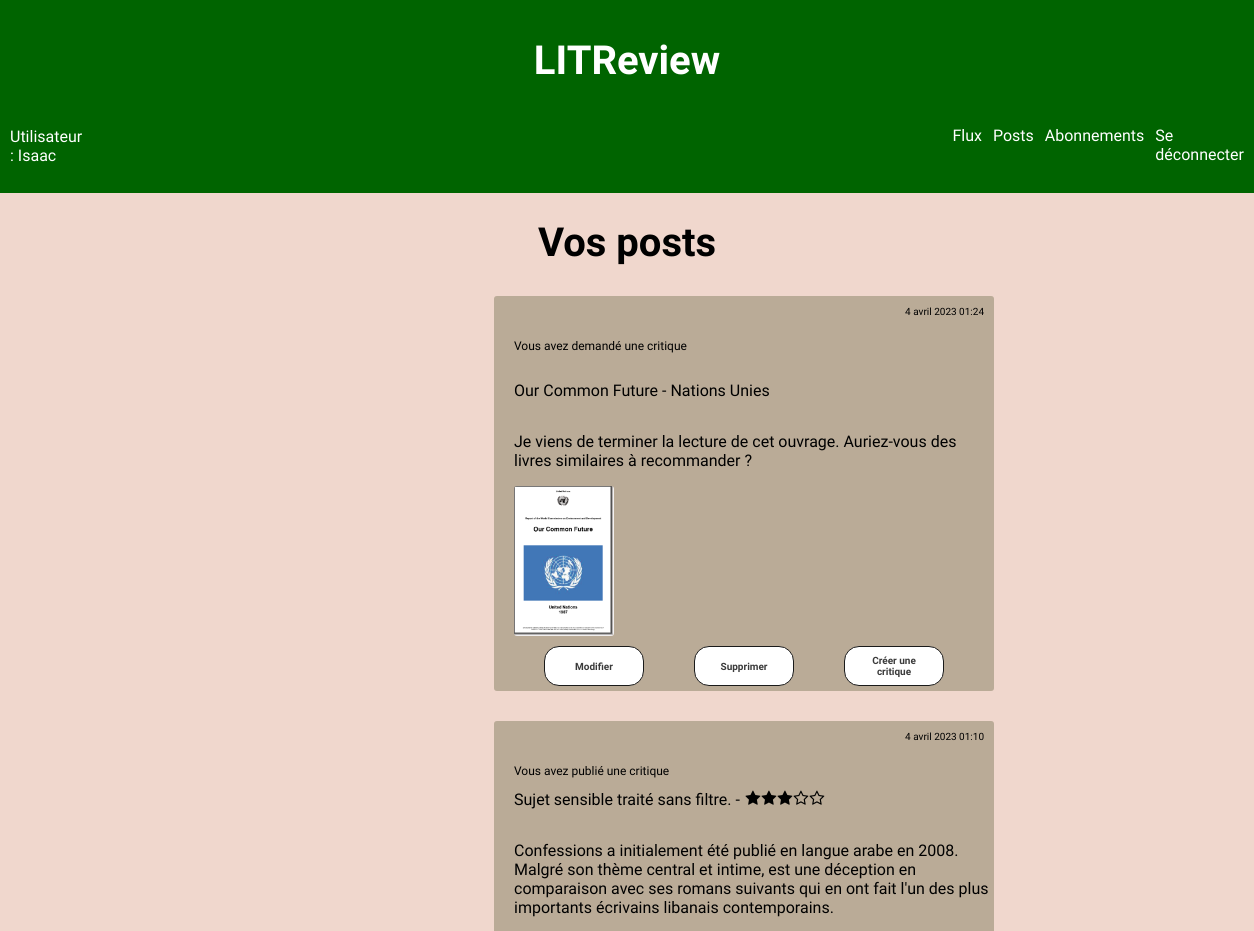
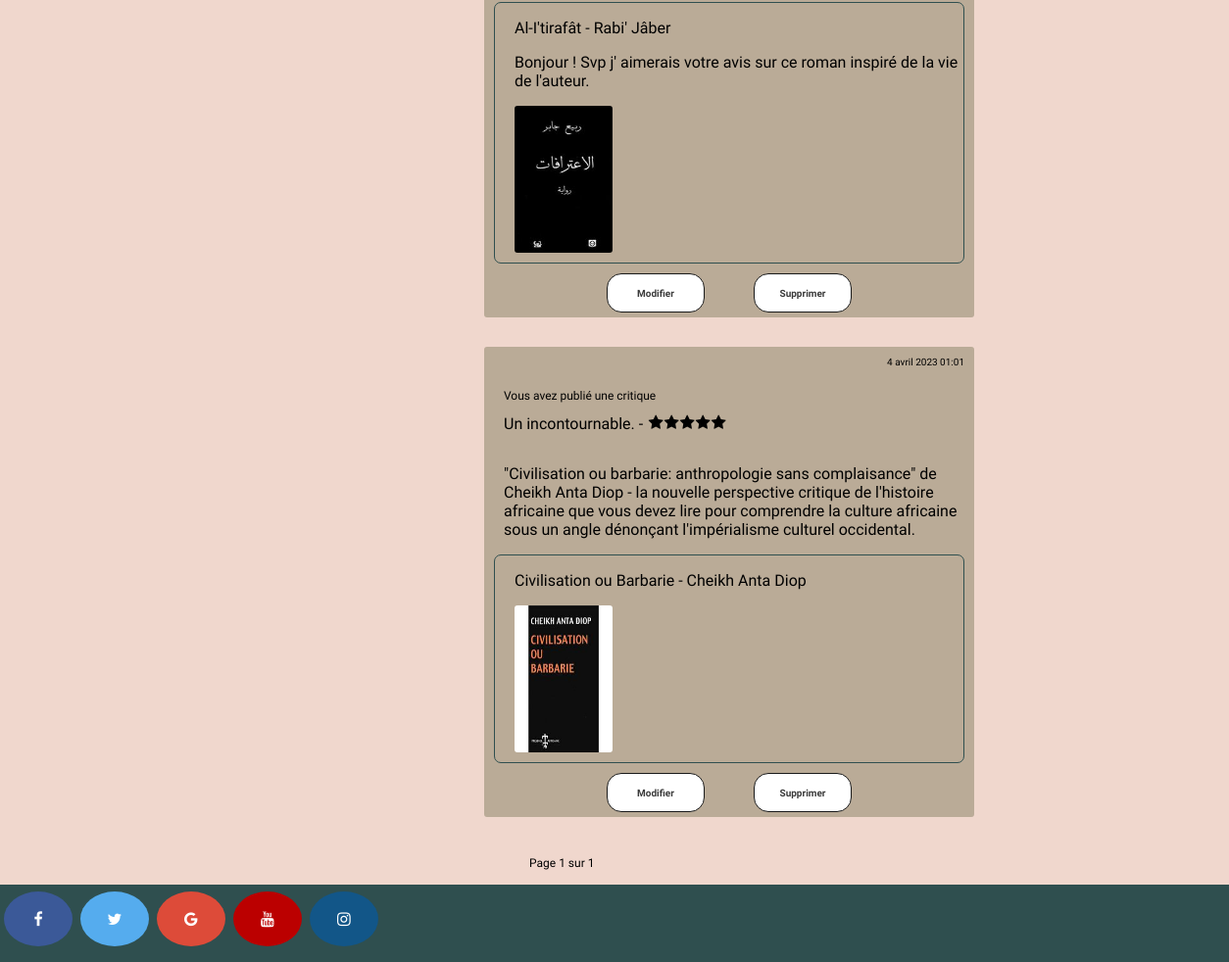
Screenshot of /posts/ (signed in) with the database file from the repository (2 pictures, top to bottom).
### reviews/models.py (models this page shows, shortened)
class Ticket(models.Model):
    title = models.fields.CharField(max_length=128)
    description = models.fields.TextField(max_length=2048, blank=True)
    user = models.ForeignKey(to=User, on_delete=models.CASCADE)
    image = models.ImageField(null=True, blank=True, verbose_name="image")
    time_created = models.DateTimeField(auto_now_add=True)
    IMAGE_MAX_SIZE = (250, 250)

class Review(models.Model):
    ticket = models.ForeignKey(to=Ticket, on_delete=models.CASCADE, related_name='rev')
    rating = models.PositiveSmallIntegerField(
        validators=[MinValueValidator(0), MaxValueValidator(5)], null=True)
    headline = models.CharField(max_length=128)
    body = models.CharField(max_length=8192, blank=True)
    user = models.ForeignKey(to=settings.AUTH_USER_MODEL, on_delete=models.CASCADE)
    time_created = models.DateTimeField(auto_now_add=True)

### reviews/views.py (the view)
# urls.py: path('posts/', reviews.views.posts, name='my_posts'),
@login_required
def posts(request):
    reviews = Review.objects.filter(user=request.user)
    reviews = reviews.annotate(content_type=Value('REVIEW', CharField()))
    ids_same_user = [review.ticket.id for review in reviews if review.user == review.ticket.user]
    tickets = Ticket.objects.filter(user=request.user).exclude(id__in=ids_same_user)
    tickets = tickets.annotate(content_type=Value('TICKET', CharField()))
    posts = sorted(chain(reviews, tickets), key=lambda posts: posts.time_created, reverse=True)
    paginator = Paginator(posts, 5)
    page_number = request.GET.get('page')
    page_obj = paginator.get_page(page_number)
    return render(request, 'reviews/posts.html', context={'page_obj': page_obj})

### reviews/templatetags/review_extras.py (called while the page is built)
@register.simple_tag(takes_context=True)  # custom template tags to display the author of the ticket/review
def get_poster_display(context, user):    # to improve the user experience
    if user == context['user']:
        return 'Vous avez'
    return f'{user.username} a'

### reviews/templates/reviews/posts.html (shortened to what this page needs)
{% extends 'base.html' %}
{% load review_extras %}
{% block content %}
<h1> Vos posts </h1>
{% for instance in page_obj %}
    {% if instance.content_type == 'TICKET' %}
        {% include 'reviews/partials/ticket_snippet.html' %}
    {% elif instance.content_type == 'REVIEW' %}
        {% include 'reviews/partials/review_snippet.html' %}
    {% endif %}
{% endfor %}
<div class="paginator">
    <span class="pagenumber">Page {{ page_obj.number }} sur {{ page_obj.paginator.num_pages }}</span>
</div>
{% endblock %}

### templates/base.html (shortened to what this page needs)
{% load static %}
<html>
    <head>
        <link rel="stylesheet" href="{% static 'authentication/styles.css' %}" />
        <link rel="stylesheet" href="https://cdnjs.cloudflare.com/ajax/libs/font-awesome/4.7.0/css/font-awesome.min.css">
    </head>
    <body>
        <header>
            <h1 class="title"> LITReview  </h1>
            <div class="headernavuser">
                <p class="user"> Utilisateur : {{user.username}}</p>
                <nav class="box">
                    <a class="menu" href="{% url 'feed' %}">Flux</a>
                    <a class="menu" href="{% url 'my_posts' %}">Posts</a>
                    <a class="menu" href="{% url 'subscriptions' %}">Abonnements</a>
                    {% if user.is_authenticated %}
                        <a class="menu" href="{% url 'home' %}">Se déconnecter</a>
                    {% endif %}
                </nav>
            </div>
        </header>
        <main>
             {% block content %}{% endblock %}
        </main>
        <footer>
            <a href="#" class="fa fa-facebook socialnet"></a>
            <a href="#" class="fa fa-twitter socialnet"></a>
            <a href="#" class="fa fa-google socialnet"></a>
            <a href="#" class="fa fa-youtube socialnet"></a>
            <a href="#" class="fa fa-instagram socialnet"></a>
        </footer>
    </body>
</html>

### reviews/templates/reviews/partials/ticket_snippet.html
{% load review_extras %}
<div class="feed ticketfeed">
    <p class="datetime">{{ instance.time_created }}</p>
    <p class="posted"> {% get_poster_display instance.user %} demandé une critique </p>
    <p>{{ instance.title }}</p>
    <p>{{ instance.description }}</p>
    {% if instance.image %}
        <img src="{{ instance.image.url }}">
    {% endif %}
    <div class="threebtns">
        {% if request.user.id == instance.user.id %}
            <a href="{% url 'ticket_update' instance.id %}"><button>Modifier</button></a>
            <a href="{% url 'ticket_delete' instance.id %}"><button>Supprimer</button></a>
        {% endif %}
        <a href="{% url 'review_from_ticket' instance.id %}"><button>Créer une critique</button></a>
    </div>
</div>

### reviews/templates/reviews/partials/review_snippet.html
{% load review_extras %}
<div class="feed reviewfeed">
    <p class="datetime">{{ instance.time_created }}</p>
    <p class="posted"> {% get_poster_display instance.user %} publié une critique </p>
    <div class="sameline">
        <p class="beforerating"> {{ instance.headline }} - </p>
        {% include 'reviews/partials/rating_snippet.html' %}
    </div>
    <p> {{ instance.body }} </p>
    <div class="ticketinsidereview">
        <p>{{ instance.ticket.title }}</p>
        <p>{{ instance.ticket.description }}</p>
            {% if instance.ticket.image %}
                <img src="{{ instance.ticket.image.url }}">
            {% endif %}
    </div>
    <div class="threebtns">
        {% if request.user.id == instance.user.id %}
        <a href="{% url 'review_update' instance.id %}"><button>Modifier</button></a>
        <a href="{% url 'review_delete' instance.id %}"><button>Supprimer</button></a>
        {% endif %}
    </div>
</div>

### reviews/templates/reviews/partials/rating_snippet.html
<div class="rating-star">
    <i class="fa fa-star{% if instance.rating < 1 or instance.rating == 0%}-o{% endif %}" aria-hidden="true"></i>
    <i class="fa fa-star{% if instance.rating < 2 or instance.rating == 0%}-o{% endif %}" aria-hidden="true"></i>
    <i class="fa fa-star{% if instance.rating < 3 or instance.rating == 0%}-o{% endif %}" aria-hidden="true"></i>
    <i class="fa fa-star{% if instance.rating < 4 or instance.rating == 0%}-o{% endif %}" aria-hidden="true"></i>
    <i class="fa fa-star{% if instance.rating < 5 or instance.rating == 0%}-o{% endif %}" aria-hidden="true"></i>
</div>

### authentication/static/authentication/styles.css (style rules this page uses)
header { border-bottom: 2px solid darkgreen; padding:10px; background-color: darkgreen; }
.headernavuser { display: flex; flex-direction: row; }
.user { margin-right: 220px; color: white; }
.title { color: white; }
body { margin:0; min-height: 100vh; display: flex; flex-direction: column; font-family: 'Comfortaa', cursive; background-repeat: no-repeat; background-attachment: fixed; background-size: cover; background-color: #F0D7CD; }
footer { margin-top: auto; border: 2px solid #2F4F4F; background-color: #2F4F4F; width: 100%; height: 75px; bottom: 0; left: 0; right: 0; }
h1 { font-family: 'Comfortaa', cursive; color: black; text-align: center; font-size: 40px; }
nav { margin-left: 200px; }
.menu { color: white; text-decoration: none; font-size: 16px; }
.box { display: flex; gap: 11px; margin-left: 650px; margin-bottom: 5px; margin-top: 15px; }
.fa { padding: 20px; font-size: 30px; width: 30px; text-align: center; text-decoration: none; margin: 5px 2px; border-radius: 50%; }
.fa-facebook { background: #3B5998; color: white; }
.fa-twitter { background: #55ACEE; color: white; }
.fa-google { background: #dd4b39; color: white; }
.fa-youtube { background: #bb0000; color: white; }
.fa-instagram { background: #125688; color: white; }
button { font-family: 'Comfortaa', cursive; appearance: none; background-color: white; border: 1px solid #1A1A1A; border-radius: 15px; box-sizing: border-box; color: #3B3B3B; cursor: pointer; display: inline-block; font-size: 16px; font-weight: 600; line-height: normal; margin-left: 30%; min-height: 40px; min-width: 0; outline: none; padding: auto; text-align: center; text-decoration: none; transition: all 300ms cubic-bezier(.23, 1, 0.32, 1); user-select: none; -webkit-user-select: none; touch-action: manipulation; width: 40%; will-change: transform; }
.feed { border-radius: 3px; display: flex; flex-direction: column; justify-content: center; width:500px; margin-top: 30px; margin-bottom: 25px; margin-left: 494px; background-color: #BAAB97; }
.feed p { margin-left: 20px; }
img { border-radius: 3px; width: 100px; height: 150px; margin-left: 20px; margin-bottom: 10px; }
.datetime { font-size: 10px; text-align: right; margin-right: 10px; margin-top: 10px; }
.threebtns { display: flex; flex-direction: row; justify-content: center; }
.threebtns button { width: 100px; padding: 7px 10px; font-size: 10px; margin-left: 25px; margin-right: 25px; margin-bottom: 5px; }
::placeholder { text-align: center; font-family: 'Comfortaa', cursive; font-size: 1em; }
.ticketinsidereview { border: 1px solid #2F4F4F; border-radius: 7px; margin-left: 10px; margin-right: 10px; margin-bottom: 10px; }
::placeholder { font-size: 13px; }
.posted { font-size: 12px; }
.rating-star { display: flex; flex-direction: row; margin-left: 5px; }
.rating-star i { margin:0; padding:0; height:16px; width: 16px; }
.sameline { display: flex; flex-direction: row; }
.beforerating { margin-top: 0; }
.paginator { display: flex; flex-direction: row; margin-left: 495px; margin-bottom: 15px; }
.pagenumber { margin-left: 45px; margin-top: 15px; font-size: 12px; }

### rows the page displays
Ticket: time_created "4 avril 2023 01:24", user "Vous avez", title "Our Common Future - Nations Unies", description "Je viens de terminer la lecture de cet ouvrage. Auriez-vous des livres similaires à recommander ?", image (picture), shows "Modifier"
Review: time_created "4 avril 2023 01:10", user "Vous avez", headline "Sujet sensible traité sans filtre.", rating 3 (drawn), body "Confessions a initialement été publié en langue arabe en 2008. Malgré son thème central et intime, est une déception en comparaison avec ses romans suivants qui en ont fait l'un des plus importants écrivains libanais contemporains.", ticket "Al-I'tirafât - Rabi' Jâber", ticket.description "Bonjour ! Svp j' aimerais votre avis sur ce roman inspiré de la vie de l'auteur.", ticket.image (picture), shows "Modifier"
Review: time_created "4 avril 2023 01:01", user "Vous avez", headline "Un incontournable.", rating 5 (drawn), body "\"Civilisation ou barbarie: anthropologie sans complaisance\" de Cheikh Anta Diop - la nouvelle perspective critique de l'histoire africaine que vous devez lire pour comprendre la culture africaine sous un angle dénonçant l'impérialisme culturel occidental.", ticket "Civilisation ou Barbarie - Cheikh Anta Diop", ticket.image (picture), shows "Modifier"

### other values shown
{{ user.username }} "Isaac"
{{ page_obj.number }} "1"
{{ page_obj.paginator.num_pages }} "1"
